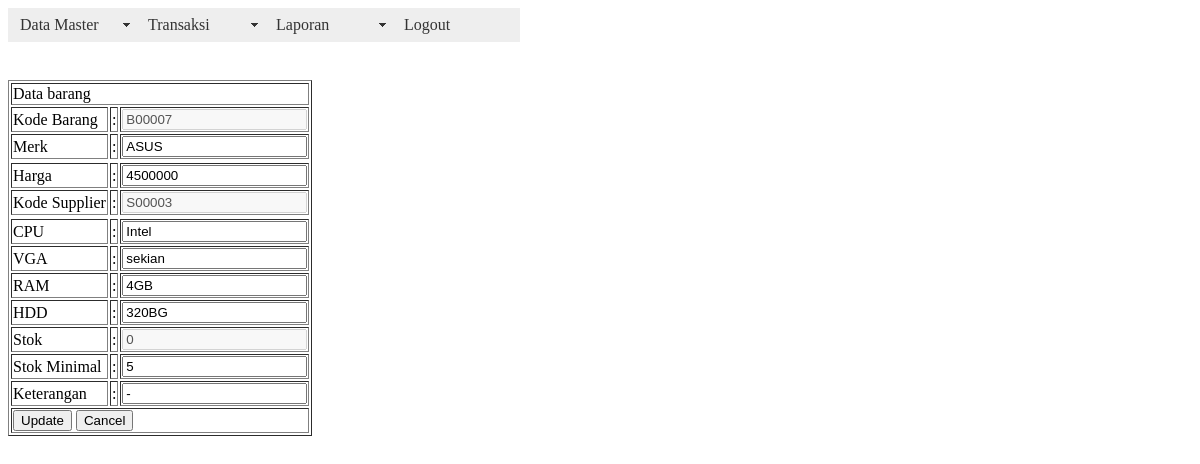
Screenshot of /edit_barang.php?kode_barang=B00007&key=edit (signed in) with the database file from the repository.
### tables this page shows
CREATE TABLE IF NOT EXISTS `barang` (
  `kode_barang` varchar(50) NOT NULL,
  `nama_barang` varchar(50) NOT NULL,
  `harga` varchar(10) NOT NULL,
  `kode_supplier` varchar(50) NOT NULL,
  `CPU` varchar(30) NOT NULL,
  `VGA` varchar(20) NOT NULL,
  `RAM` varchar(20) NOT NULL,
  `HDD` varchar(20) NOT NULL,
  `stok` int(50) NOT NULL,
  `stok_minimal` int(50) NOT NULL,
  `keterangan` varchar(50) NOT NULL
);

### edit_barang.php (the view, shortened to what this page needs)
<?php
$kd_barang = $_GET['kode_barang'];
$key = $_GET['key'];
if($key == 'edit')
{
$sql=mysql_query("select * from barang where kode_barang='$kd_barang'");
$data = mysql_fetch_array($sql);
include"home.php";
echo "
<br />
<br />
<br />
<br />
<form action=update_barang.php method=POST>
<table border=1>
<tr>
	<td colspan=3>Data barang</td>
</tr>
<tr>
	<td>Kode Barang</td><td>:</td><td><input type='text' name='kd_barang' value='$data[0]' disabled></td>
</tr>
<tr>
	<td>Merk</td><td>:</td><td><input type='text' name='nama_barang' value='$data[1]'></td>
</tr>
<tr>
<tr>
	<td>Harga</td><td>:</td><td><input type='text' name='harga' value='$data[2]'></td>
</tr>
	<td>Kode Supplier</td><td>:</td><td><input type='text' name='kd_supplier' value='$data[3]' disabled></td>
</tr>
<tr>
<tr>
	<td>CPU</td><td>:</td><td><input type='text' name='cpu' value='$data[4]'></td>
</tr>
<tr>
	<td>VGA</td><td>:</td><td><input type='text' name='vga' value='$data[5]'></td>
</tr>
<tr>
	<td>RAM</td><td>:</td><td><input type='text' name='ram' value='$data[6]'></td>
</tr>
<tr>
	<td>HDD</td><td>:</td><td><input type='text' name='hdd' value='$data[7]'></td>
</tr>
<tr>
	<td>Stok</td><td>:</td><td><input type='text' name='stok' value='$data[8]' disabled></td>
</tr>
<tr>
	<td>Stok Minimal</td><td>:</td><td><input type='text' name='sm' value='$data[9]'></td>
</tr>
<tr>
	<td>Keterangan</td><td>:</td><td><input type='text' name='ket' value='$data[10]'></td>
</tr>
<tr>
	<td colspan=3>
	<input type=hidden name=kd_barang value='$data[0]'>
	<input type=hidden name=kd_supplier value='$data[3]'>
	<input type=hidden name=stok value='$data[8]'>
	<input type=submit value=Update> <input type=reset value=Cancel></td>
</tr>
</table>
</form>
";
}
?>

### rows the page displays
barang: kd_barang "B00007", nama_barang "ASUS", harga "4500000", kd_supplier "S00003", cpu "Intel", vga "sekian", ram "4GB", hdd "320BG", stok "0", sm "5", ket "-"
